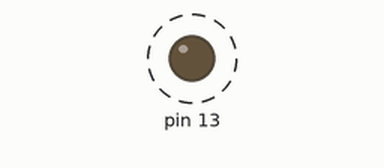
Simulated run of this sketch. Board: Arduino Uno, built with avr-gcc and run on an emulated ATmega328P. Shown: output pins drawn as LEDs (lit = HIGH). Dashed ring = blinking.

Above: at 0.6 s.
Timing chart, 0 to 3.7 s (numbered marks = the images above):
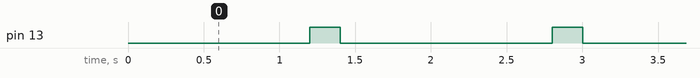

The sketch:

1.ino
```cpp
#include <Arduino.h>

void setup(){
    pinMode(13, OUTPUT);
}
void loop(){
    digitalWrite(8, HIGH);
    delay(600);
    digitalWrite(8, LOW);
    delay(600);
    digitalWrite(13, HIGH);
    delay(200);
    digitalWrite(13, LOW);
    delay(202);
}
```

Measured:
- by itself, pin 13: alternates HIGH for 0.20 s and LOW for 1.4 s
